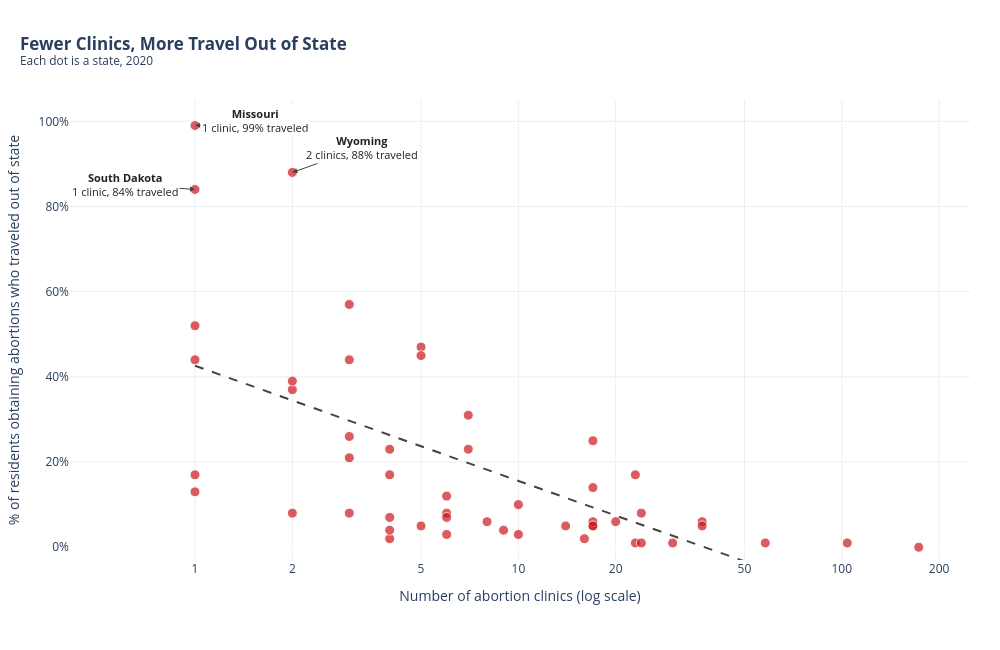

Here is the notebook cell this chart was saved with:
### Code cell
# VISUALIZATION 2 

FILE = "GuttmacherInstituteAbortionDataByState.xlsx"
CLINICS  = "No. of abortion clinics, 2020"
TRAVELED = "% of residents obtaining abortions who traveled out of state for care, 2020"

df = pd.read_excel(FILE, sheet_name="Guttmacher").rename(columns={"U.S. State": "state"})
df[CLINICS] = pd.to_numeric(df[CLINICS], errors="coerce")
df[TRAVELED] = pd.to_numeric(df[TRAVELED], errors="coerce")
df = df.dropna(subset=[CLINICS, TRAVELED])
df = df[df[CLINICS] > 0].copy()

# Trend line: fit y against log10(x) so it plots as a straight line on the log axis
slope, intercept = np.polyfit(np.log10(df[CLINICS]), df[TRAVELED], 1)
x_line = np.logspace(np.log10(df[CLINICS].min()), np.log10(df[CLINICS].max()), 100)
y_line = slope * np.log10(x_line) + intercept

fig = go.Figure()
fig.add_trace(go.Scatter(
    x=df[CLINICS], y=df[TRAVELED], mode="markers",
    marker=dict(size=10, color="#cb181d", opacity=0.7, line=dict(color="white", width=1)),
    text=df["state"],
    hovertemplate="<b>%{text}</b><br>Clinics: %{x}<br>Traveled out of state: %{y}%<extra></extra>",
    showlegend=False,
))
fig.add_trace(go.Scatter(
    x=x_line, y=y_line, mode="lines",
    line=dict(color="#444444", width=2, dash="dash"),
    hoverinfo="skip", showlegend=False,
))

# Label only these three states
LABEL_STATES = {
    "Missouri":     dict(ax=60,  ay=-5),
    "Wyoming":      dict(ax=70,  ay=-25),
    "South Dakota": dict(ax=-70, ay=-5),
}
for st, off in LABEL_STATES.items():
    row = df[df["state"] == st]
    if row.empty:
        continue
    x, y = row[CLINICS].iloc[0], row[TRAVELED].iloc[0]
    fig.add_annotation(
        x=np.log10(x), y=y, xref="x", yref="y",   # log axes take log10 values for annotations
        text=f"<b>{st}</b><br>{int(x)} clinic{'s' if x != 1 else ''}, {y:.0f}% traveled",
        showarrow=True, arrowhead=2, arrowwidth=1, arrowcolor="#444444",
        ax=off["ax"], ay=off["ay"], font=dict(size=11, color="#222222"),
        bgcolor="rgba(255,255,255,0.85)",
    )

fig.update_layout(
    title=dict(
        text="<b>Fewer Clinics, More Travel Out of State</b>"
             "<br><sup>Each dot is a state, 2020</sup>",
        x=0.02, xanchor="left",
    ),
    xaxis=dict(title="Number of abortion clinics (log scale)", type="log",
               showgrid=True, gridcolor="#eeeeee",
               tickvals=[1, 2, 5, 10, 20, 50, 100, 200],
               ticktext=["1", "2", "5", "10", "20", "50", "100", "200"]),
    yaxis=dict(title="% of residents obtaining abortions who traveled out of state",
               range=[-3, 105], ticksuffix="%", showgrid=True, gridcolor="#eeeeee"),
    plot_bgcolor="white",
    margin=dict(l=70, r=30, t=100, b=90),
    width=1000, height=650,
)
fig.show()

### Figure 1 — Plotly figure (JSON) as saved in the notebook; plotly's stock layout.template omitted (floating-point values rounded to 4 significant figures)
{"data": [{"hovertemplate": "<b>%{text}</b><br>Clinics: %{x}<br>Traveled out of state: %{y}%<extra></extra>", "marker": {"color": "#cb181d", "line": {"color": "white", "width": 1}, "opacity": 0.7, "size": 10}, "mode": "markers", "showlegend": false, "text": ["Alabama", "Alaska", "Arizona", "Arkansas", "California", "Colorado", "Connecticut", "Delaware", "District of Columbia", "Florida", "Georgia", "Hawaii", "Idaho", "Illinois", "Indiana", "Iowa", "Kansas", "Kentucky", "Louisiana", "Maine", "Maryland", "Massachusetts", "Michigan", "Minnesota", "Mississippi", "Missouri", "Montana", "Nebraska", "Nevada", "New Hampshire", "New Jersey", "New Mexico", "New York", "North Carolina", "North Dakota", "Ohio", "Oklahoma", "Oregon", "Pennsylvania", "Rhode Island", "South Carolina", "South Dakota", "Tennessee", "Texas", "Utah", "Vermont", "Virginia", "Washington", "West Virginia", "Wisconsin", "Wyoming"], "type": "scatter", "x": [5, 4, 8, 2, 173, 23, 20, 3, 5, 58, 14, 4, 3, 30, 7, 6, 4, 2, 3, 17, 23, 17, 24, 10, 1, 1, 6, 3, 9, 4, 37, 6, 104, 16, 1, 10, 5, 17, 17, 1, 3, 1, 7, 24, 2, 6, 17, 37, 1, 4, 2], "y": [47, 7, 6, 37, 0, 1, 6, 44, 45, 1, 5, 2, 26, 1, 31, 12, 4, 39, 21, 5, 17, 6, 1, 3, 44, 99, 3, 8, 4, 23, 6, 8, 1, 2, 13, 10, 5, 5, 14, 17, 57, 84, 23, 8, 8, 7, 25, 5, 52, 17, 88]}, {"hoverinfo": "skip", "line": {"color": "#444444", "dash": "dash", "width": 2}, "mode": "lines", "showlegend": false, "type": "scatter", "x": [1.0, 1.053, 1.11, 1.169, 1.231, 1.297, 1.367, 1.44, 1.517, 1.598, 1.683, 1.773, 1.868, 1.967, 2.072, 2.183, 2.3, 2.423, 2.552, 2.689, 2.832, 2.984, 3.143, 3.311, 3.488, 3.674, 3.871, 4.077, 4.295, 4.525, 4.766, 5.021, 5.289, 5.572, 5.87, 6.183, 6.514, 6.862, 7.228, 7.615, 8.022, 8.45, 8.902, 9.377, 9.878, 10.41, 10.96, 11.55, 12.17, 12.82, 13.5, 14.22, 14.98, 15.78, 16.62, 17.51, 18.45, 19.43, 20.47, 21.57, 22.72, 23.93, 25.21, 26.56, 27.98, 29.47, 31.05, 32.71, 34.45, 36.3, 38.23, 40.28, 42.43, 44.7, 47.09, 49.6, 52.25, 55.04, 57.98, 61.08, 64.35, 67.78, 71.41, 75.22, 79.24, 83.47, 87.93, 92.63, 97.58, 102.8, 108.3, 114.1, 120.2, 126.6, 133.4, 140.5, 148.0, 155.9, 164.2, 173.0], "y": [42.6, 41.99, 41.38, 40.77, 40.16, 39.54, 38.93, 38.32, 37.71, 37.1, 36.49, 35.88, 35.27, 34.66, 34.05, 33.43, 32.82, 32.21, 31.6, 30.99, 30.38, 29.77, 29.16, 28.55, 27.94, 27.33, 26.71, 26.1, 25.49, 24.88, 24.27, 23.66, 23.05, 22.44, 21.83, 21.22, 20.61, 19.99, 19.38, 18.77, 18.16, 17.55, 16.94, 16.33, 15.72, 15.11, 14.5, 13.88, 13.27, 12.66, 12.05, 11.44, 10.83, 10.22, 9.608, 8.997, 8.386, 7.775, 7.164, 6.553, 5.943, 5.332, 4.721, 4.11, 3.499, 2.888, 2.277, 1.666, 1.055, 0.4441, -0.1669, -0.7778, -1.389, -2.0, -2.611, -3.222, -3.833, -4.443, -5.054, -5.665, -6.276, -6.887, -7.498, -8.109, -8.72, -9.331, -9.942, -10.55, -11.16, -11.77, -12.39, -13.0, -13.61, -14.22, -14.83, -15.44, -16.05, -16.66, -17.27, -17.88]}], "layout": {"annotations": [{"arrowcolor": "#444444", "arrowhead": 2, "arrowwidth": 1, "ax": 60, "ay": -5, "bgcolor": "rgba(255,255,255,0.85)", "font": {"color": "#222222", "size": 11}, "showarrow": true, "text": "<b>Missouri</b><br>1 clinic, 99% traveled", "x": 0, "xref": "x", "y": 99, "yref": "y"}, {"arrowcolor": "#444444", "arrowhead": 2, "arrowwidth": 1, "ax": 70, "ay": -25, "bgcolor": "rgba(255,255,255,0.85)", "font": {"color": "#222222", "size": 11}, "showarrow": true, "text": "<b>Wyoming</b><br>2 clinics, 88% traveled", "x": 0.301, "xref": "x", "y": 88, "yref": "y"}, {"arrowcolor": "#444444", "arrowhead": 2, "arrowwidth": 1, "ax": -70, "ay": -5, "bgcolor": "rgba(255,255,255,0.85)", "font": {"color": "#222222", "size": 11}, "showarrow": true, "text": "<b>South Dakota</b><br>1 clinic, 84% traveled", "x": 0, "xref": "x", "y": 84, "yref": "y"}], "height": 650, "margin": {"b": 90, "l": 70, "r": 30, "t": 100}, "plot_bgcolor": "white", "title": {"text": "<b>Fewer Clinics, More Travel Out of State</b><br><sup>Each dot is a state, 2020</sup>", "x": 0.02, "xanchor": "left"}, "width": 1000, "xaxis": {"gridcolor": "#eeeeee", "showgrid": true, "ticktext": ["1", "2", "5", "10", "20", "50", "100", "200"], "tickvals": [1, 2, 5, 10, 20, 50, 100, 200], "title": {"text": "Number of abortion clinics (log scale)"}, "type": "log"}, "yaxis": {"gridcolor": "#eeeeee", "range": [-3, 105], "showgrid": true, "ticksuffix": "%", "title": {"text": "% of residents obtaining abortions who traveled out of state"}}}}
